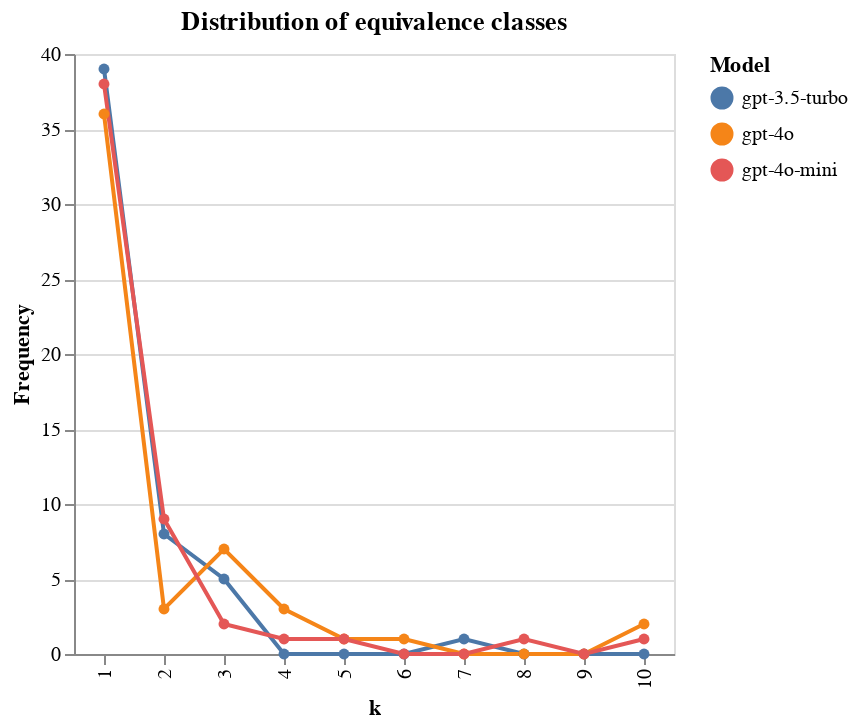

Notebook code for this chart:
### Code cell
equiv_counts = []

for model, _model_alias in {
    "gpt-3.5-turbo": "GPT-3.5-turbo",
    "gpt-4o": "GPT-4o",
    "gpt-4o-mini": "GPT-4o mini",
}.items():
    with open(f"evals/{model}/summary.json") as f:
        data = json.load(f)
    for k, freq in enumerate(data["equivalence-classes-histogram"], 1):
        equiv_counts.append(
            {
                "model": model,
                "k": k,
                "freq": freq,
            }
        )

equiv_df = pd.DataFrame(equiv_counts)

# Create quality at k visualization
freq_plot = (
    alt.Chart(equiv_df)
    .mark_line(point=True)
    .encode(
        x=alt.X("k:O", title="k"),
        y=alt.Y("freq:Q", title="Frequency"),
        color=alt.Color("model:N", legend=alt.Legend(title="Model")),
    )
    .properties(width=300, height=300, title="Distribution of equivalence classes")
)
freq_plot.save("plots/equiv-classes.json")
freq_plot

### Figure 1 — Vega-Lite specification as saved in the notebook (floating-point values rounded to 4 significant figures)
{"config": {"title": {"font": "TeX Gyre Pagella"}, "axis": {"labelFont": "TeX Gyre Pagella", "titleFont": "TeX Gyre Pagella"}, "header": {"labelFont": "TeX Gyre Pagella", "titleFont": "TeX Gyre Pagella"}, "legend": {"labelFont": "TeX Gyre Pagella", "titleFont": "TeX Gyre Pagella"}}, "data": {"name": "data-700cdec0c3b28a8db3ca446186219452"}, "mark": {"type": "line", "point": true}, "encoding": {"color": {"field": "model", "legend": {"title": "Model"}, "type": "nominal"}, "x": {"field": "k", "title": "k", "type": "ordinal"}, "y": {"field": "freq", "title": "Frequency", "type": "quantitative"}}, "height": 300, "title": "Distribution of equivalence classes", "width": 300, "$schema": "https://vega.github.io/schema/vega-lite/v5.20.1.json", "datasets": {"data-700cdec0c3b28a8db3ca446186219452": [{"model": "gpt-3.5-turbo", "k": 1, "freq": 39}, {"model": "gpt-3.5-turbo", "k": 2, "freq": 8}, {"model": "gpt-3.5-turbo", "k": 3, "freq": 5}, {"model": "gpt-3.5-turbo", "k": 4, "freq": 0}, {"model": "gpt-3.5-turbo", "k": 5, "freq": 0}, {"model": "gpt-3.5-turbo", "k": 6, "freq": 0}, {"model": "gpt-3.5-turbo", "k": 7, "freq": 1}, {"model": "gpt-3.5-turbo", "k": 8, "freq": 0}, {"model": "gpt-3.5-turbo", "k": 9, "freq": 0}, {"model": "gpt-3.5-turbo", "k": 10, "freq": 0}, {"model": "gpt-4o", "k": 1, "freq": 36}, {"model": "gpt-4o", "k": 2, "freq": 3}, {"model": "gpt-4o", "k": 3, "freq": 7}, {"model": "gpt-4o", "k": 4, "freq": 3}, {"model": "gpt-4o", "k": 5, "freq": 1}, {"model": "gpt-4o", "k": 6, "freq": 1}, {"model": "gpt-4o", "k": 7, "freq": 0}, {"model": "gpt-4o", "k": 8, "freq": 0}, {"model": "gpt-4o", "k": 9, "freq": 0}, {"model": "gpt-4o", "k": 10, "freq": 2}, {"model": "gpt-4o-mini", "k": 1, "freq": 38}, {"model": "gpt-4o-mini", "k": 2, "freq": 9}, {"model": "gpt-4o-mini", "k": 3, "freq": 2}, {"model": "gpt-4o-mini", "k": 4, "freq": 1}, {"model": "gpt-4o-mini", "k": 5, "freq": 1}, {"model": "gpt-4o-mini", "k": 6, "freq": 0}, {"model": "gpt-4o-mini", "k": 7, "freq": 0}, {"model": "gpt-4o-mini", "k": 8, "freq": 1}, {"model": "gpt-4o-mini", "k": 9, "freq": 0}, {"model": "gpt-4o-mini", "k": 10, "freq": 1}]}}
